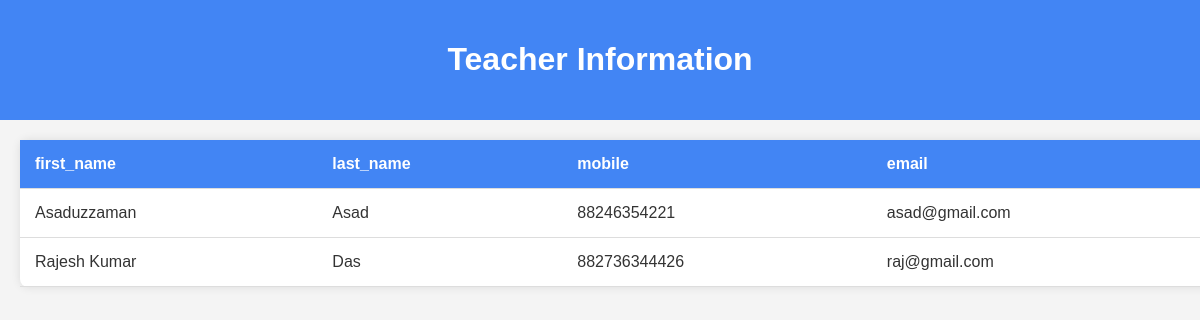
Screenshot of /teacherPage with the database file from the repository.
### myapp/models.py (models this page shows, shortened)
class Teachers_Model(models.Model):
    first_name=models.CharField(max_length=100)
    last_name=models.CharField(max_length=100)
    mobile=models.CharField(max_length=100)
    email=models.CharField(max_length=100)

### myProject/views.py (the view)
# urls.py: path('teacherPage', teacherPage, name="teacherPageUrl"),
def teacherPage(request):
    teacher = Teachers_Model.objects.all()
    context = {
        "tch": teacher,
    }
    return render(request,"teacher.html",context)

### templates/teacher.html (shortened to what this page needs)
<!DOCTYPE html>
<html lang="en">
<head>
</head>
<body>
  <header>
    <h1>Teacher Information</h1>
  </header>
  <table>
    <tr>
      <th>first_name</th>
      <th>last_name</th>
      <th>mobile</th>
      <th>email</th>
    </tr>
    {% for i in tch %}
    <tr>
      <td>{{i.first_name}}</td>
      <td>{{i.last_name}}</td>
      <td>{{i.mobile}}</td>
      <td>{{i.email}}</td>
    </tr>
    {% endfor %}
  </table>
</body>
</html>

### templates/teacher.html (style rules this page uses)
body { font-family: Arial, sans-serif; background-color: #f4f4f4; color: #333; margin: 0; padding: 0; }
header { background-color: #4285f4; color: #fff; text-align: center; padding: 20px; }
table { margin: 20px; width: 100%; border-collapse: collapse; background-color: #fff; border-radius: 8px; box-shadow: 0 0 10px rgba(0, 0, 0, 0.1); }
th, td { padding: 15px; text-align: left; border-bottom: 1px solid #ddd; }
th { background-color: #4285f4; color: #fff; }

### rows the page displays
Teachers_Model: first_name "Asaduzzaman", last_name "Asad", mobile "88246354221", email "asad@gmail.com"
Teachers_Model: first_name "Rajesh Kumar", last_name "Das", mobile "882736344426", email "raj@gmail.com"
